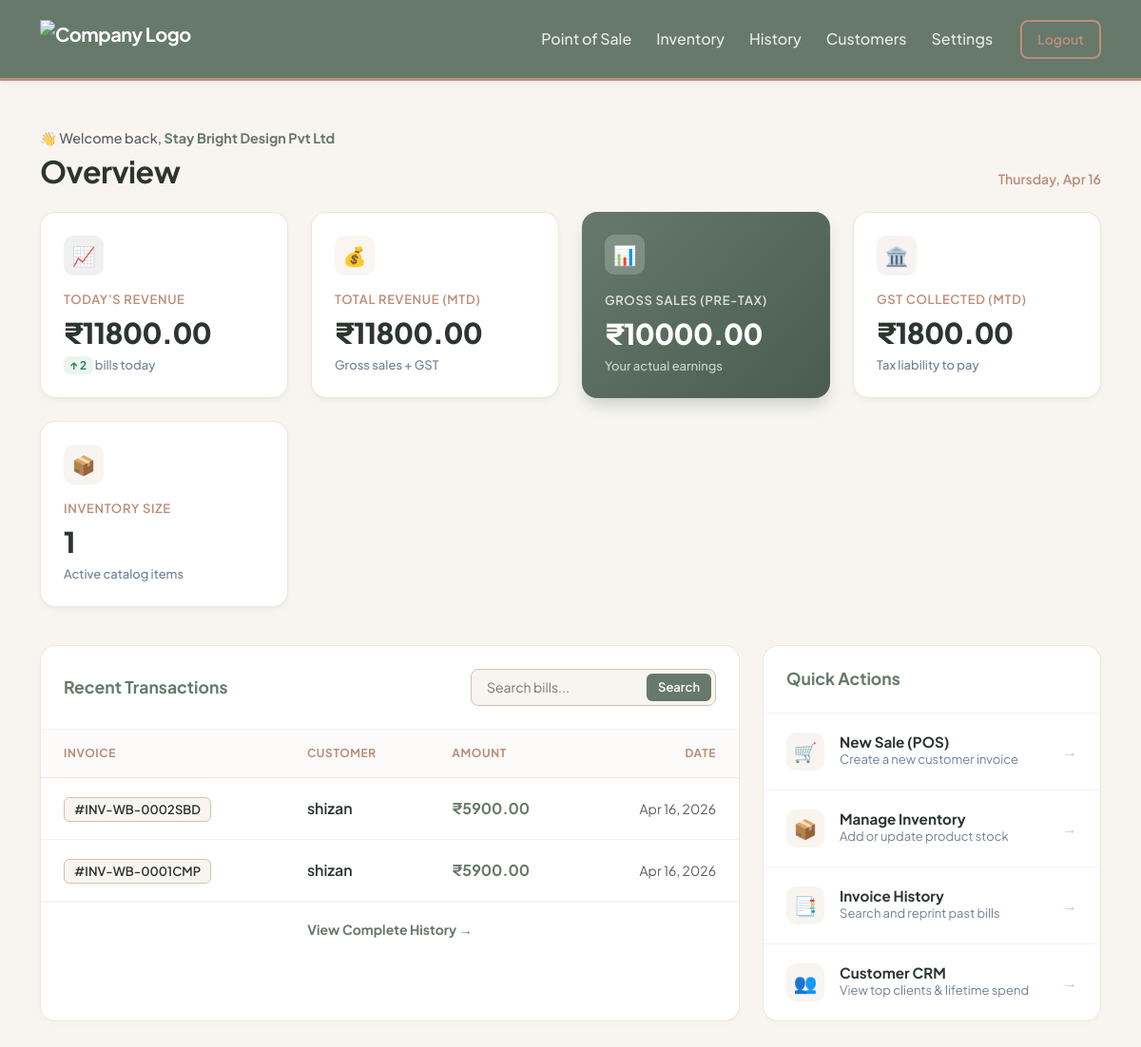
The app's page /billing/dashboard (signed in), older data.
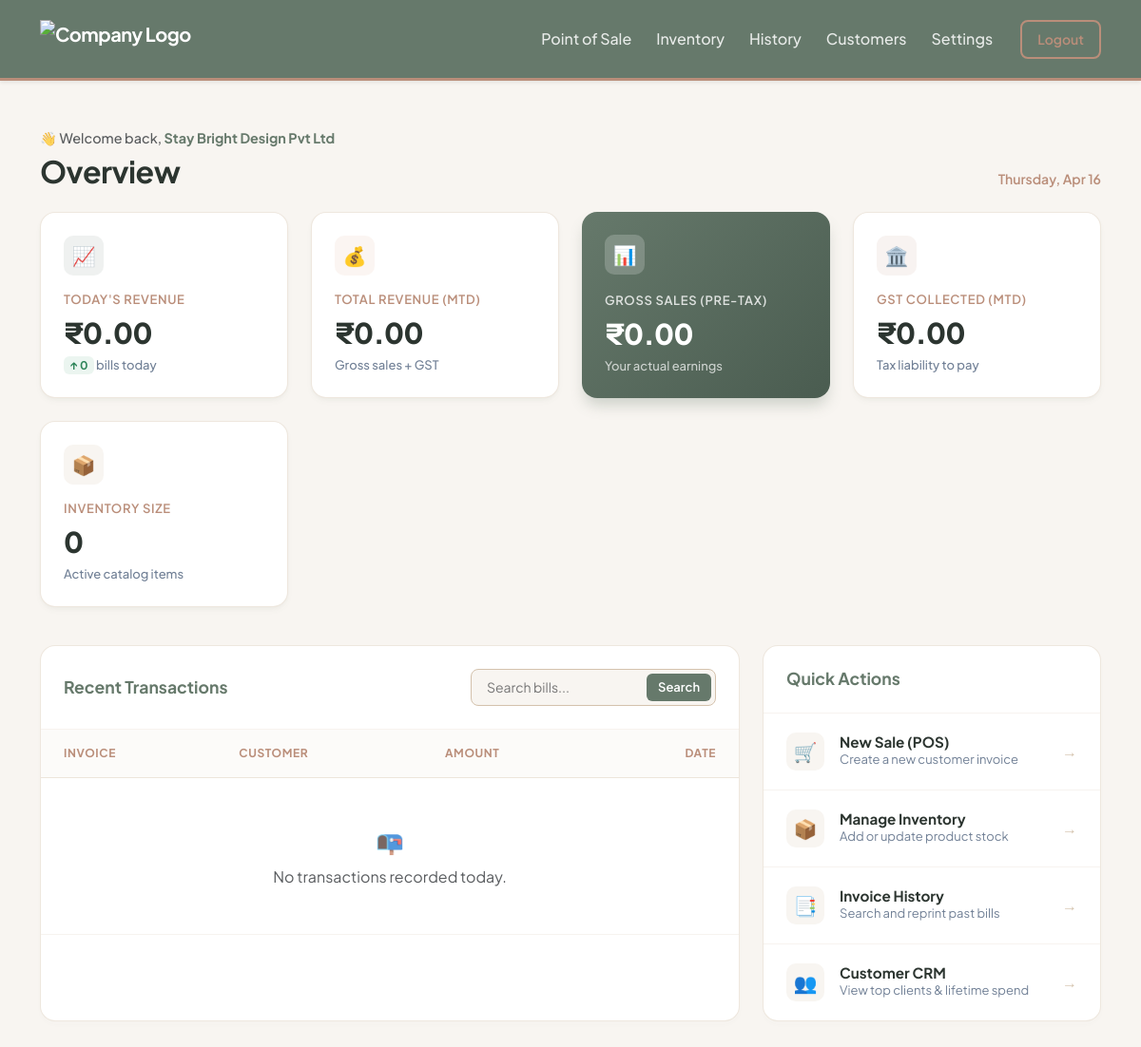
The same page, newer data.
### core/models.py (models this page shows)
class Invoice(db.Model):
    __tablename__ = 'invoices'
    id = db.Column(db.Integer, primary_key=True)
    company_id = db.Column(db.Integer, db.ForeignKey('companies.id'), nullable=False) # ISOLATION
    invoice_number = db.Column(db.String(50), unique=True, nullable=False)
    customer_id = db.Column(db.Integer, db.ForeignKey('customers.id'), nullable=False)
    subtotal = db.Column(db.Float, nullable=False)
    discount_type = db.Column(db.String(10))
    discount_value = db.Column(db.Float, default=0.0)
    total_tax = db.Column(db.Float, nullable=False)
    grand_total = db.Column(db.Float, nullable=False)
    is_paid = db.Column(db.Boolean, default=False)
    split_gst = db.Column(db.Boolean, default=True)
    created_at = db.Column(db.DateTime, default=datetime.utcnow)
    items = db.relationship('InvoiceItem', backref='invoice', lazy=True)

class Customer(db.Model):
    __tablename__ = 'customers'
    id = db.Column(db.Integer, primary_key=True)
    company_id = db.Column(db.Integer, db.ForeignKey('companies.id'), nullable=False) # ISOLATION
    name = db.Column(db.String(100), nullable=False)
    phone_number = db.Column(db.String(15), nullable=False) # Removed unique=True so diff companies can have same customer
    created_at = db.Column(db.DateTime, default=datetime.utcnow)
    invoices = db.relationship('Invoice', backref='customer', lazy=True)

### core/billing/routes.py (the view)
@billing_bp.route('/dashboard')
def dashboard():
    company_id = session.get('company_id')
    if not company_id:
        return redirect('/auth/login')
    now = datetime.now()
    start_of_today = now.replace(hour=0, minute=0, second=0, microsecond=0)
    start_of_month = now.replace(day=1, hour=0, minute=0, second=0, microsecond=0)
    today_stats = db.session.query(
        func.sum(Invoice.grand_total).label('revenue'),
        func.count(Invoice.id).label('count')
    ).filter(
        Invoice.company_id == company_id,
        Invoice.created_at >= start_of_today,
        Invoice.is_paid == True
    ).first()
    month_stats = db.session.query(
        func.sum(Invoice.grand_total).label('revenue'),
        func.sum(Invoice.total_tax).label('tax')
    ).filter(
        Invoice.company_id == company_id,
        Invoice.created_at >= start_of_month,
        Invoice.is_paid == True
    ).first()
    total_products = Product.query.filter_by(company_id=company_id).count()
    recent_invoices = Invoice.query.filter_by(company_id=company_id) \
        .order_by(Invoice.created_at.desc()) \
        .limit(5).all()
    month_rev = month_stats.revenue or 0.0
    month_tx = month_stats.tax or 0.0
    month_gross = month_rev - month_tx
    metrics = {
        'today_revenue': today_stats.revenue or 0.0,
        'today_invoices': today_stats.count or 0,
        'month_revenue': month_rev,
        'month_tax': month_tx,
        'month_gross_sales': month_gross,
        'total_products': total_products
    }
    current_date_str = now.strftime('%A, %b %d')
    return render_template(
        'dashboard/index.html',
        metrics=metrics,
        recent_invoices=recent_invoices,
        current_date=current_date_str
    )

### core/templates/dashboard/index.html (shortened to what the changed rows need)
{% extends "base.html" %}
{% block content %}
<div class="d-flex justify-content-between align-items-end mb-4 mt-2">
    <div>
        <h2 class="fw-bold mb-0 mt-1" style="color: var(--text-dark); letter-spacing: -0.5px;">Overview</h2>
    </div>
</div>
<div class="metrics-grid">
    <div class="saas-card">
        <div>
            <div class="metric-label">Today's Revenue</div>
            <div class="metric-value">₹{{ "%.2f"|format(metrics.today_revenue | default(0)) }}</div>
            <div class="metric-subtext"><span class="badge-trend">↑ {{ metrics.today_invoices | default(0) }}</span> bills today</div>
        </div>
    </div>
    <div class="saas-card">
        <div>
            <div class="metric-label">Total Revenue (MTD)</div>
            <div class="metric-value">₹{{ "%.2f"|format(metrics.month_revenue | default(0)) }}</div>
            <div class="metric-subtext">Gross sales + GST</div>
        </div>
    </div>
    <div class="saas-card saas-card-hero">
        <div>
            <div class="metric-label">Gross Sales (Pre-Tax)</div>
            <div class="metric-value">₹{{ "%.2f"|format(metrics.month_gross_sales | default(0)) }}</div>
            <div class="metric-subtext">Your actual earnings</div>
        </div>
    </div>
    <div class="saas-card">
        <div>
            <div class="metric-label">GST Collected (MTD)</div>
            <div class="metric-value">₹{{ "%.2f"|format(metrics.month_tax | default(0)) }}</div>
            <div class="metric-subtext">Tax liability to pay</div>
        </div>
    </div>
    <div class="saas-card">
        <div>
            <div class="metric-label">Inventory Size</div>
            <div class="metric-value">{{ metrics.total_products | default(0) }}</div>
            <div class="metric-subtext">Active catalog items</div>
        </div>
    </div>
</div>
<div class="row g-4 mb-5">
    <div class="col-12 col-xl-8">
        <div class="panel-card">
            <div class="table-responsive">
                <table class="table saas-table mb-0">
                    <thead>
                        <tr>
                            <th>Invoice</th>
                            <th>Customer</th>
                            <th>Amount</th>
                            <th class="text-end">Date</th>
                        </tr>
                    </thead>
                    <tbody>
                        {% for inv in recent_invoices %}
                        <tr>
                            <td>
                                <span style="background: #F8F5F1; color: var(--text-dark); padding: 4px 10px; border-radius: 6px; font-weight: 600; font-size: 0.8125rem; border: 1px solid var(--color-sand);">
                                    #{{ inv.invoice_number }}
                                </span>
                            </td>
                            <td><strong style="color: var(--text-dark); font-weight: 600;">{{ inv.customer.name }}</strong></td>
                            <td class="fw-bold" style="color: var(--color-sage);">₹{{ "%.2f"|format(inv.grand_total) }}</td>
                            <td class="text-end text-muted" style="font-size: 0.875rem;">{{ inv.created_at.strftime('%b %d, %Y') }}</td>
                        </tr>
                        {% else %}
                        <tr>
                            <td colspan="4" class="text-center py-5 text-muted">
                                <div style="font-size: 1.5rem; margin-bottom: 0.5rem;">📭</div>
                                No transactions recorded today.
                            </td>
                        </tr>
                        {% endfor %}
                    </tbody>
                </table>
            </div>
            {% if recent_invoices|length > 0 %}
            <div class="p-3 border-top text-center" style="border-color: rgba(212, 194, 173, 0.2) !important;">
                <a href="/billing/history" class="text-decoration-none fw-bold" style="color: var(--color-sage); font-size: 0.875rem;">View Complete History →</a>
            </div>
            {% endif %}
        </div>
    </div>
</div>
{% endblock %}

Row changes from the older to the newer data that the page shows:
removed Invoice: invoice_number "INV-WB-0002SBD", customer.name "shizan", grand_total "5900.00", created_at "Apr 16, 2026"
removed Invoice: invoice_number "INV-WB-0001CMP", customer.name "shizan", grand_total "5900.00", created_at "Apr 16, 2026"
Text that changed along with them:
{{ "%.2f"|format(metrics.today_revenue | default(0)) }}: "11800.00" → "0.00"
{{ metrics.today_invoices | default(0) }}: "2" → "0"
{{ "%.2f"|format(metrics.month_revenue | default(0)) }}: "11800.00" → "0.00"
{{ "%.2f"|format(metrics.month_gross_sales | default(0)) }}: "10000.00" → "0.00"
{{ "%.2f"|format(metrics.month_tax | default(0)) }}: "1800.00" → "0.00"
{{ metrics.total_products | default(0) }}: "1" → "0"
text no longer shown: "View Complete History →"
text now shown: "📭 No transactions recorded today."
